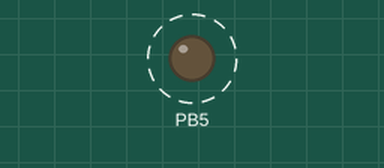
Bench run of a program on a simulated ATmega328P, built with avr-gcc and emulated at 16 MHz. On the bench: output pins drawn as LEDs (lit = HIGH). Dashed ring = blinking.

Above: at 0.2 s.
Timing chart, 0 to 3.0 s (numbered marks = the images above):
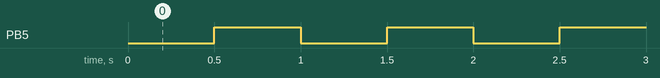

The program:

main.c
```c
#include <avr/io.h>
#include <avr/interrupt.h>
#include "functions.h"

ISR(TIMER1_COMPA_vect)
{
	// сбрасываем счетчик
	TCNT1 = 0;
	// инвертируем бит (переключаем светодиод)
	PORTB ^= (1 << PB5);
}

void Timer1_Init(void)
{
	// 31250 = 500 ms /(1000/(F_CPU/256))
	OCR1A = 31250;
	// Разрешаем прерывание таймера по совпадению
	TIMSK1 = (1 << OCIE1A);
	// Предделитель 256
	TCCR1B = (1 << CS12);
}

int main(void)
{
	// ; Вывести в порт число 0xFF (255)
	PORTB = 0xFF;

	DDRB = 1 << PB5;
	PORTB = 0;

	Timer1_Init();

	// Глобальное разрешение прерываний
	sei();

	//func();

	while (1);

	return 0;
}
```

functions.h
```c
#ifndef __FUNCTIONS__
#define __FUNCTIONS__

void func(void);

#endif
```

functions.c
```c
#include <avr/io.h>
#include <util/delay.h>

void func(void)
{
	for (;;)
	{
		asm("NOP");
		PORTB = 1 << PB5;
		_delay_ms(500);
		PORTB &= ~(1 << PB5);
		_delay_ms(500);
	}
}
```

Measured:
- by itself, PB5: alternates HIGH for 0.50 s and LOW for 0.50 s
